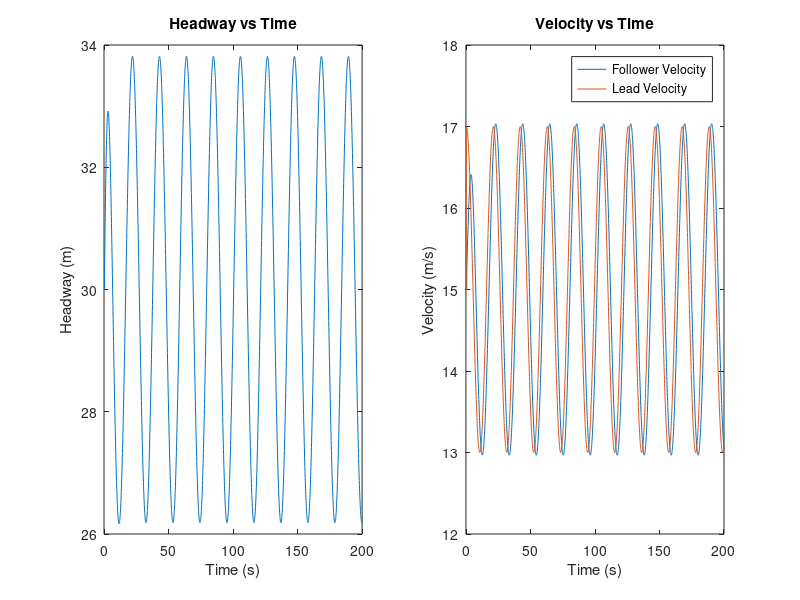

Reproduce this figure in MATLAB.
clc
clearvars

kv = 0.25; kp = 0.4; ka = 0.1;
amin = 8; amax = 3; kappa = 0.6; vmax = 30; hst = 5; hgo = hst+vmax/kappa;
deltat = 0.1; vstar = 15; hstar = 30;
t = 0-deltat*3:deltat:200;
vL = 15+2*cos(0.3*t); vL(1:3) = 15;
hdot = zeros(length(t),1); vdot = zeros(length(t),1);
h = zeros(length(t),1); v = zeros(length(t),1);

V=@(h)vmax*(hgo<=h)+(kappa*(h-hst))*(hst<h & h<hgo);
W=@(vL)vmax*(vmax<=vL)+vL.*(vL<vmax);
sat=@(u)(u<-amin).*(-amin)+(-amin<=u & u<=amax).*u+(amax<u).*amax;


for i = 0:length(t)-1
    if i < 4
        v(i+1) = vstar;
        h(i+1) = hstar;
    elseif i == 4
        utemp = kp*(V(h(i-3))-v(i-3))+kv*(W(vL(i-3))-v(i-3));
        v(i+1) = v(i)+sat(utemp)*deltat; 
        h(i+1) = h(i)-v(i)*deltat-0.5*sat(utemp)*(deltat^2)+(vL(i)+vL(i+1))*deltat/2;
    else
        utemp = kp*(V(h(i-3))-v(i-3))+kv*(W(vL(i-3))-v(i-3))+ka*(vL(i-3)-vL(i-4))/deltat;
        v(i+1) = v(i)+sat(utemp)*deltat; 
        h(i+1) = h(i)-v(i)*deltat-0.5*sat(utemp)*(deltat^2)+(vL(i)+vL(i+1))*deltat/2;
    end
end
figure(1)
subplot(1,2,1)
plot(t,h)
hold on
xlabel('Time (s)')
ylabel('Headway (m)')
title('Headway vs Time')
xlim([0-3*deltat 200])

subplot(1,2,2)
plot(t,v,t,vL)
legend('Follower Velocity', 'Lead Velocity')
hold on
xlabel('Time (s)')
ylabel('Velocity (m/s)')
title('Velocity vs Time')
xlim([0-3*deltat 200])